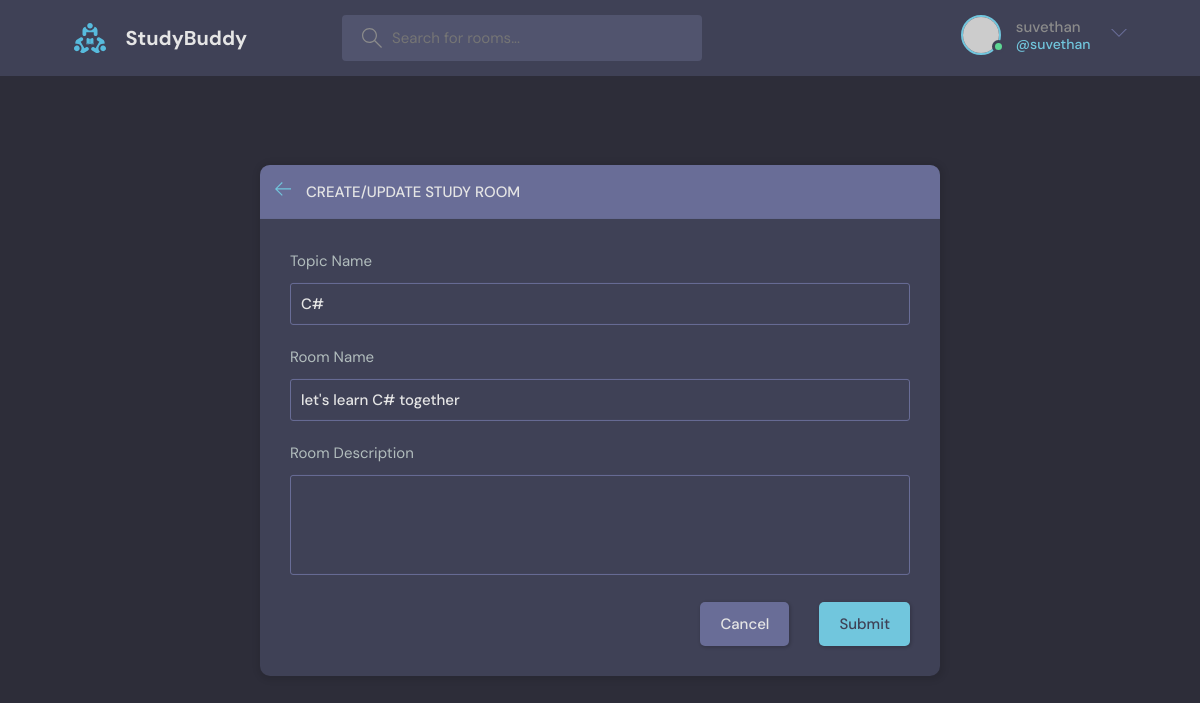
/update-room/14 (signed in), run on an earlier commit of the app's database.
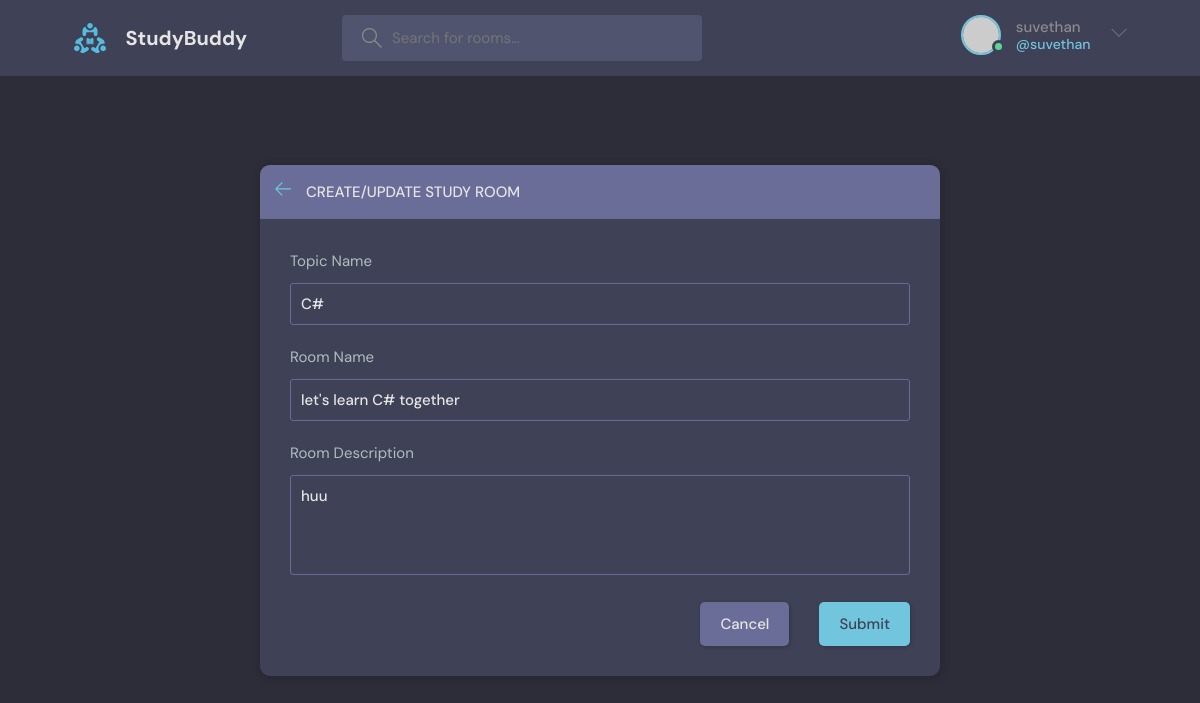
And on a later commit of the database.
### test_app/models.py (models this page shows, shortened)
class Room(models.Model):
    host = models.ForeignKey(User, on_delete=models.SET_NULL, null=True)
    topic = models.ForeignKey(Topic, on_delete=models.SET_NULL, null=True)
    name = models.CharField(max_length=200)
    description = models.TextField(null=True, blank=True)
    participants = models.ManyToManyField(User, related_name='participants', blank=True)
    updated = models.DateTimeField(auto_now=True)
    created = models.DateTimeField(auto_now_add=True)
    class Meta:
        ordering = ['-updated','-created']

class Topic(models.Model):
    name = models.CharField(max_length=200)

### test_app/views.py (the view, shortened to what this page needs)
# urls.py: path('update-room/<str:pk>', views.updateRoom,name="update-room"),
@login_required(login_url='login')
def updateRoom(request, pk):
    room = Room.objects.get(id=pk)
    form = RoomForm(instance=room)
    topics =Topic.objects.all()
    if request.user != room.host:
            return HttpResponse('You are not allowed here!')
    context ={'form':form,'room':room, 'topics':topics}
    return render(request, 'test_app/room_form.html', context)

### test_app/forms.py
class RoomForm(ModelForm):
    class Meta:
        model = Room
        fields = '__all__'
        exclude = ['host','participants']

### test_app/templates/test_app/room_form.html (shortened to what this page needs)
{% extends "main.html" %} {% block content %}
<main class="create-room layout">
  <div class="container">
    <div class="layout__box">
      <div class="layout__boxHeader">
        <div class="layout__boxTitle">
          <a href="{% url 'home' %}">
            <svg
              version="1.1"
              xmlns="http://www.w3.org/2000/svg"
              width="32"
              height="32"
              viewBox="0 0 32 32"
            >
              <title>arrow-left</title>
              <path
                d="M13.723 2.286l-13.723 13.714 13.719 13.714 1.616-1.611-10.96-10.96h27.625v-2.286h-27.625l10.965-10.965-1.616-1.607z"
              ></path>
            </svg>
          </a>
          <h3>Create/Update Study Room</h3>
        </div>
      </div>
      <div class="layout__body">
        <form class="form" method="POST" action="">
          <div class="form__group">
            <label for="room_name">Topic Name</label>
            <input
              id="room_name"
              name="topic"
              type="text"
              value="{{room.topic.name}}"
              list="topic-list"
            />
          </div>
          <div class="form__group">
            <label for="room_name">Room Name</label>
            {{form.name}}
          </div>
          <div class="form__group">
            <label for="room_name">Room Description</label>
            {{form.description}}
          </div>
          <div class="form__action">
            <a class="btn btn--dark" href="{% url "home" %}"
              >Cancel</a
            >
            <button class="btn btn--main" type="submit">Submit</button>
          </div>
        </form>
      </div>
    </div>
  </div>
</main>
{% endblock content %}

What changed in the data, as far as the page shows it:
changed Room "let's learn C# together": description (not shown) → "huu"
